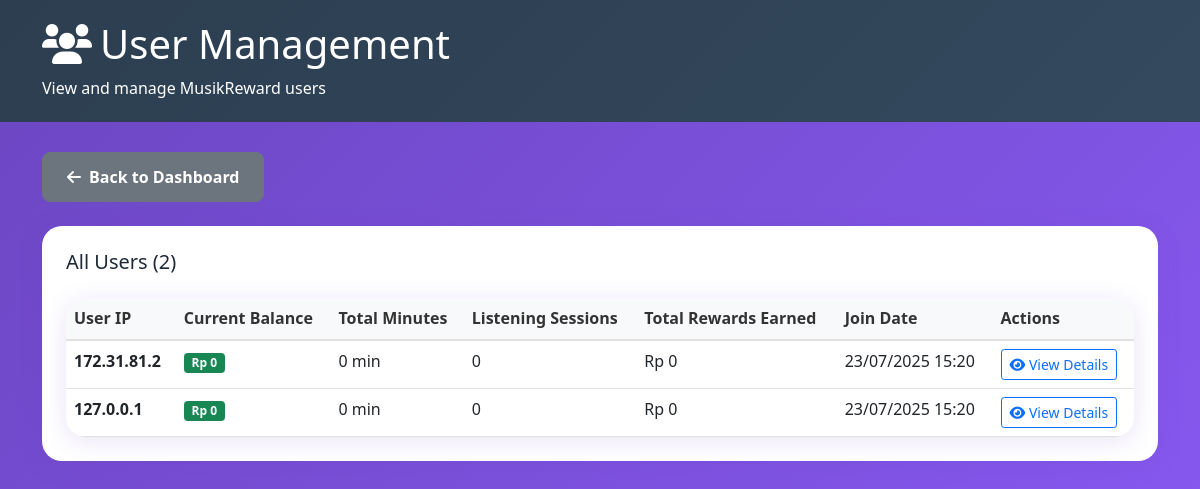
Page /admin/users.php (signed in) on the committed database.
### tables this page shows
CREATE TABLE users (
            id INTEGER PRIMARY KEY AUTOINCREMENT,
            user_ip TEXT NOT NULL UNIQUE,
            balance REAL DEFAULT 0.00,
            total_minutes INTEGER DEFAULT 0,
            created_at DATETIME DEFAULT CURRENT_TIMESTAMP
        );

### admin/users.php (the view, shortened to what this page needs)
<?php
require_once '../config/database.php';
$stmt = $pdo->query("
    SELECT u.*,
           COUNT(ls.id) as listening_sessions,
           SUM(ls.minutes_listened) as total_minutes_listened,
           SUM(ls.reward_earned) as total_rewards_earned
    FROM users u
    LEFT JOIN listening_sessions ls ON u.user_ip = ls.user_ip
    GROUP BY u.id
    ORDER BY u.created_at DESC
");
$users = $stmt->fetchAll();
?>
<!DOCTYPE html>
<html lang="id">
<head>
    <link href="https://cdn.jsdelivr.net/npm/bootstrap@5.1.3/dist/css/bootstrap.min.css" rel="stylesheet">
    <link href="https://cdnjs.cloudflare.com/ajax/libs/font-awesome/6.0.0/css/all.min.css" rel="stylesheet">
    <link href="../assets/css/style.css" rel="stylesheet">
</head>
<body>
    <div class="admin-header">
        <div class="container">
            <h1><i class="fas fa-users me-2"></i>User Management</h1>
            <p class="mb-0">View and manage MusikReward users</p>
        </div>
    </div>
    <div class="container">
        <div class="row">
            <div class="col-md-12 mb-4">
                <a href="index.php" class="btn btn-secondary">
                    <i class="fas fa-arrow-left me-2"></i>Back to Dashboard
                </a>
            </div>
        </div>
        <div class="admin-card">
            <h5 class="mb-4">All Users (<?= count($users) ?>)</h5>
            <div class="table-responsive">
                <table class="table">
                    <thead>
                        <tr>
                            <th>User IP</th>
                            <th>Current Balance</th>
                            <th>Total Minutes</th>
                            <th>Listening Sessions</th>
                            <th>Total Rewards Earned</th>
                            <th>Join Date</th>
                            <th>Actions</th>
                        </tr>
                    </thead>
                    <tbody>
                        <?php foreach ($users as $user): ?>
                        <tr>
                            <td>
                                <strong><?= htmlspecialchars($user['user_ip']) ?></strong>
                            </td>
                            <td>
                                <span class="badge bg-success">
                                    Rp <?= number_format($user['balance'], 0, ',', '.') ?>
                                </span>
                            </td>
                            <td><?= number_format($user['total_minutes'] ?: 0) ?> min</td>
                            <td><?= number_format($user['listening_sessions'] ?: 0) ?></td>
                            <td>Rp <?= number_format($user['total_rewards_earned'] ?: 0, 0, ',', '.') ?></td>
                            <td><?= date('d/m/Y H:i', strtotime($user['created_at'])) ?></td>
                            <td>
                                <button class="btn btn-sm btn-outline-primary" onclick="viewUserDetails('<?= $user['user_ip'] ?>')">
                                    <i class="fas fa-eye"></i> View Details
                                </button>
                            </td>
                        </tr>
                        <?php endforeach; ?>
                    </tbody>
                </table>
            </div>
        </div>
    </div>
</body>
</html>

### assets/css/style.css (style rules this page uses)
:root { --primary-color: #6B46C1; --secondary-color: #8B5CF6; --tertiary-color: #3B82F6; --accent-color: #92400E; --success-color: #10B981; --background-color: #F8FAFC; --wave-gradient: linear-gradient(135deg, #6B46C1 0%, #8B5CF6 25%, #3B82F6 50%, #92400E 75%, #6B46C1 100%); --card-shadow: 0 4px 25px rgba(107, 70, 193, 0.15); --border-radius: 20px; }
* { margin: 0; padding: 0; box-sizing: border-box; }
body { font-family: 'Segoe UI', Tahoma, Geneva, Verdana, sans-serif; background: var(--wave-gradient); background-size: 400% 400%; animation: waveAnimation 15s ease-in-out infinite; line-height: 1.6; color: #1F2937; min-height: 100vh; }
.btn-secondary { border-radius: 8px; padding: 12px 24px; font-weight: 600; }
.admin-header { background: linear-gradient(135deg, #2C3E50, #34495E); color: white; padding: 20px; margin-bottom: 30px; }
.admin-card { background: white; border-radius: var(--border-radius); box-shadow: var(--card-shadow); padding: 24px; margin-bottom: 24px; }
.table-responsive { border-radius: var(--border-radius); overflow: hidden; box-shadow: var(--card-shadow); }
.table { margin-bottom: 0; }
.table thead th { background-color: #F8F9FA; border-bottom: 2px solid #E0E0E0; font-weight: 600; color: #333; }

### rows in the picture
users: user_ip "172.31.81.2", balance "0", total_minutes "0", listening_sessions "0", total_rewards_earned "0", created_at "23/07/2025 15:20"
users: user_ip "127.0.0.1", balance "0", total_minutes "0", listening_sessions "0", total_rewards_earned "0", created_at "23/07/2025 15:20"

### other values in the picture
count($users) "2"
